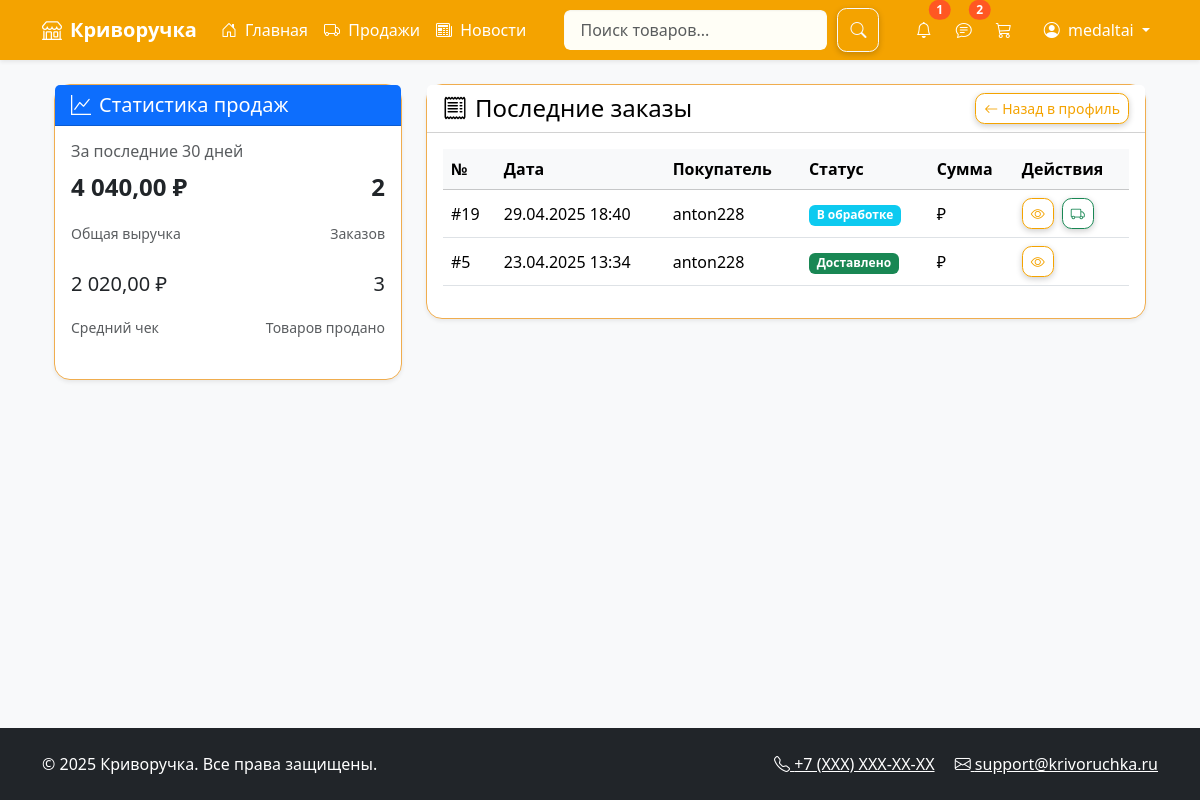
The page /seller/orders/ (signed in) on the database as committed earlier.
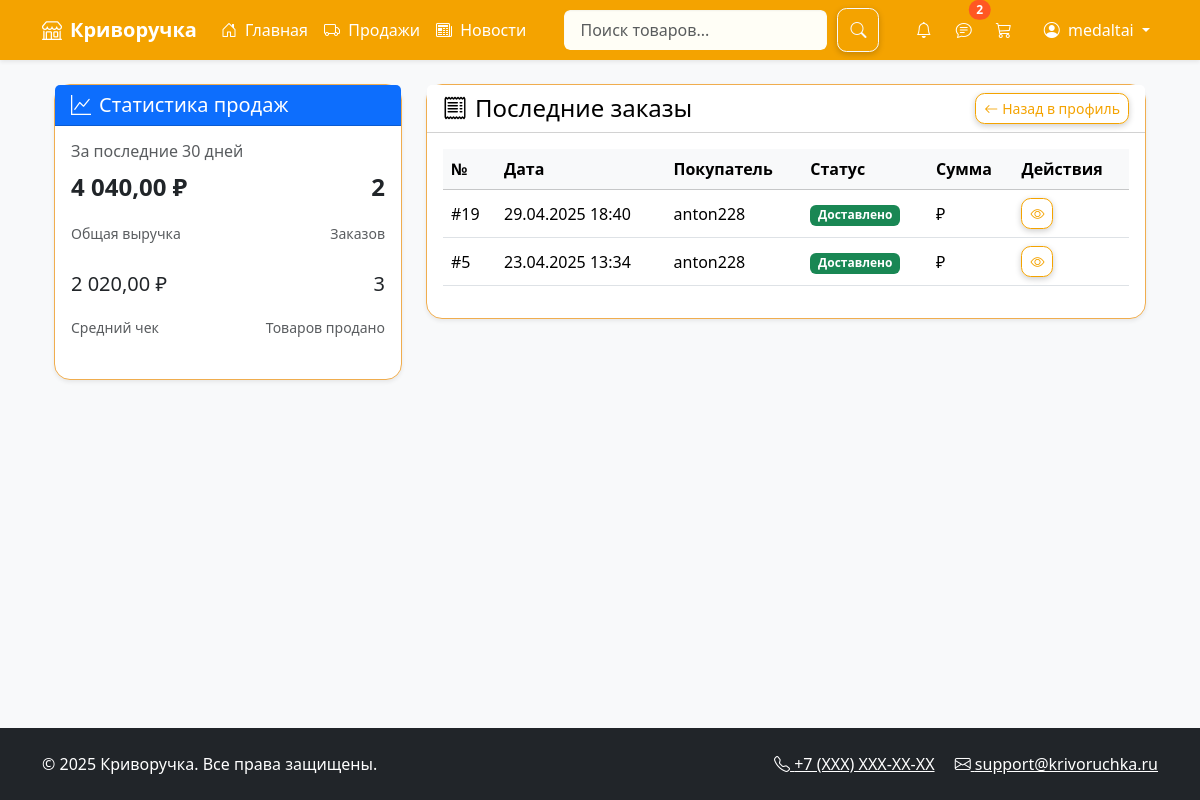
The same page on the database as committed later.
### marketplace/models.py (models this page shows, shortened)
class Order(models.Model):
    PENDING = 'pending'
    SHIPPED = 'shipped'
    DELIVERED = 'delivered'
    STATUS_CHOICES = [
        (PENDING, 'В обработке'),
        (SHIPPED, 'Отправлено'),
        (DELIVERED, 'Доставлено'),
    ]
    user = models.ForeignKey(User, on_delete=models.CASCADE)
    products = models.ManyToManyField('Product', through='OrderItem')  # Изменили items на products
    total_price = models.DecimalField(max_digits=10, decimal_places=2)
    address = models.TextField()
    status = models.CharField(max_length=20, choices=STATUS_CHOICES, default=PENDING)
    created_at = models.DateTimeField(auto_now_add=True)
    updated_at = models.DateTimeField(auto_now=True)
    tracking_number = models.CharField(max_length=50, blank=True, null=True)
    def get_status_class(self):
        return {
            'pending': 'bg-info',
            'shipped': 'bg-warning',
            'delivered': 'bg-success'
        }.get(self.status, 'bg-secondary')

class User(AbstractUser):
    phone = models.CharField(max_length=20, blank=True)
    avatar = models.ImageField(upload_to='avatars/', blank=True)
    middle_name = models.CharField(max_length=100, blank=True)
    bio = models.TextField(blank=True)
    address = models.TextField(blank=True)
    groups = models.ManyToManyField(
        'auth.Group',
        related_name="marketplace_user_groups",
        blank=True,
    )
    user_permissions = models.ManyToManyField(
        'auth.Permission',
        related_name="marketplace_user_permissions",
        blank=True,
    )

### marketplace/views.py (the view)
# urls.py: path('seller/orders/', views.seller_orders, name='seller_orders'),
def seller_orders(request):
    time_threshold = timezone.now() - timedelta(days=30)
    sales_stats = {
        'total_sales': OrderItem.objects.filter(
            seller=request.user,
            order__created_at__gte=time_threshold
        ).annotate(
            item_total=F('product__price') * F('quantity')
        ).aggregate(
            total=Sum('item_total')
        )['total'] or 0,
        'total_orders': Order.objects.filter(
            order_items__seller=request.user,
            created_at__gte=time_threshold
        ).distinct().count(),
        'total_items': OrderItem.objects.filter(
            seller=request.user,
            order__created_at__gte=time_threshold
        ).aggregate(
            total=Sum('quantity')
        )['total'] or 0,
    }
    if sales_stats['total_orders'] > 0:
        sales_stats['avg_order'] = sales_stats['total_sales'] / sales_stats['total_orders']
    else:
        sales_stats['avg_order'] = 0
    orders = Order.objects.filter(
        order_items__seller=request.user
    ).distinct().order_by('-created_at')[:10]
    return render(request, 'marketplace/seller_orders.html', {
        'orders': orders,
        'sales_stats': sales_stats,
        'time_threshold': time_threshold.date(),
    })

### marketplace/context_processors.py (called while the page is built)
def unread_notifications(request):
    if request.user.is_authenticated:
        return {
            'unread_count': request.user.notifications.filter(is_read=False).count()
        }
    return {}

def unread_chats(request):
    if not request.user.is_authenticated:
        return {}
    unread_count = Message.objects.filter(
        chat__order__order_items__seller=request.user,
        is_read=False
    ).exclude(
        sender=request.user
    ).count()
    return {'unread_chats_count': unread_count}

### marketplace/templatetags/custom_filters.py (called while the page is built)
@register.filter(name='intcomma')
def intcomma(value, decimal_places=2):
    try:
        num = float(value)
        return "{:,.{prec}f}".format(num, prec=decimal_places).replace(",", " ").replace(".", ",")
    except (ValueError, TypeError):
        return str(value)

### marketplace/views.py (called while the page is built)
def base_context(request):
    if request.user.is_authenticated:
        return {'cart_items_count': Cart.objects.filter(user=request.user).count()}
    return {}

### templates/marketplace/seller_orders.html (shortened to what the changed rows need)
{% extends 'marketplace/base.html' %}
{% load custom_filters %}
{% block content %}
<div class="container mt-4">
    <div class="row">
        <div class="col-md-8">
            <div class="card shadow-sm">
                <div class="card-body">
                    {% if orders %}
                    <div class="table-responsive">
                        <table class="table table-hover align-middle">
                            <thead class="table-light">
                                <tr>
                                    <th>№</th>
                                    <th>Дата</th>
                                    <th>Покупатель</th>
                                    <th>Статус</th>
                                    <th>Сумма</th>
                                    <th>Действия</th>
                                </tr>
                            </thead>
                            <tbody>
                                {% for order in orders %}
                                <tr>
                                    <td>#{{ order.id }}</td>
                                    <td>{{ order.created_at|date:"d.m.Y H:i" }}</td>
                                    <td>{{ order.user.get_full_name|default:order.user.username }}</td>
                                    <td>
                                        <span class="badge {{ order.get_status_class }}">
                                            {{ order.get_status_display }}
                                        </span>
                                    </td>
                                    <td>{{ order.get_seller_total|floatformat:2 }} ₽</td>
                                    <td>
                                        <div class="d-flex gap-2">
                                            <a href="{% url 'order_detail' order.id %}"
                                               class="btn btn-sm btn-outline-primary"
                                               title="Подробнее">
                                                <i class="bi bi-eye"></i>
                                            </a>
                                            {% if order.status == 'pending' %}
                                            <a href="{% url 'mark_order_shipped' order.id %}"
                                               class="btn btn-sm btn-outline-success"
                                               title="Отправить">
                                                <i class="bi bi-truck"></i>
                                            </a>
                                            {% endif %}
                                        </div>
                                    </td>
                                </tr>
                                {% endfor %}
                            </tbody>
                        </table>
                    </div>
                    {% else %}
                    <div class="alert alert-info text-center">
                        <i class="bi bi-info-circle me-2"></i>У вас пока нет продаж
                    </div>
                    {% endif %}
                </div>
            </div>
        </div>
    </div>
</div>
{% endblock %}

### templates/marketplace/base.html (shortened to what the changed rows need)
<!DOCTYPE html>
<html lang="ru">
{% load custom_filters %}
{% load seller_tags %}
<head>
    <link href="https://cdn.jsdelivr.net/npm/bootstrap@5.3.2/dist/css/bootstrap.min.css" rel="stylesheet">
    <link rel="stylesheet" href="https://cdn.jsdelivr.net/npm/bootstrap-icons@1.11.3/font/bootstrap-icons.min.css">
    <link href="/static/css/style.css" rel="stylesheet">
</head>
<body class="d-flex flex-column min-vh-100 bg-light">
    <nav class="navbar navbar-expand-lg navbar-dark bg-primary shadow-sm position-relative">
        <div class="container">
            <div class="collapse navbar-collapse" id="mainNavbar">
                <ul class="navbar-nav ms-auto mb-2 mb-lg-0">
                    {% if user.is_authenticated %}
                    <li class="nav-item me-2">
                        <a class="nav-link position-relative" href="{% url 'notifications' %}">
                            <i class="bi bi-bell"></i>
                            {% if unread_count > 0 %}
                            <span class="position-absolute top-0 start-100 translate-middle badge rounded-pill bg-danger">
                                {{ unread_count }}
                            </span>
                            {% endif %}
                        </a>
                    </li>
                    {% endif %}
                </ul>
            </div>
        </div>
    </nav>
    <main class="flex-grow-1">
        <div class="container my-4">
            {% block content %}{% endblock %}
        </div>
    </main>
</body>
</html>

Rows that differ between the two databases and show on the page:
changed Order id 19: status "В обработке" → "Доставлено"
Other text that changed with them:
{{ unread_count }}: "1" → (not shown)
